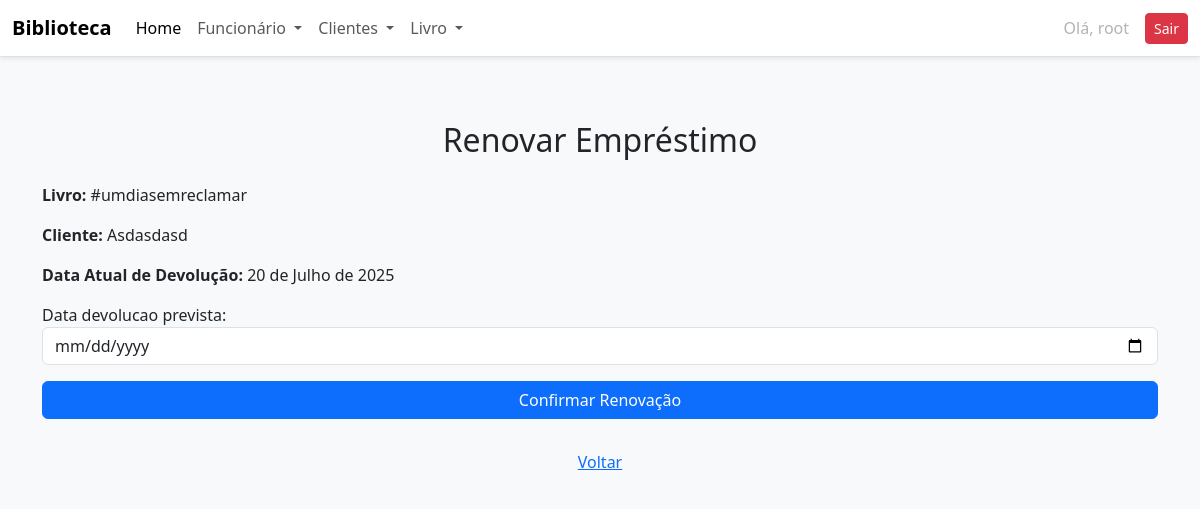
Page /emprestimos/renovar/7/ (signed in) on the committed database.
### academico/models.py (models this page shows, shortened)
class Emprestimo(models.Model):
    cliente = models.ForeignKey(Cliente, on_delete=models.CASCADE)
    livro = models.ForeignKey(Livro, on_delete=models.CASCADE)
    data_retirada = models.DateField(default=timezone.now)
    data_devolucao_prevista = models.DateField()
    devolvido = models.BooleanField(default=False)
    status_ocorrencia = models.CharField(max_length=20, choices=STATUS_OCORRENCIA, default='normal')

class Livro(models.Model):
    titulo = models.CharField(max_length=200)
    autor = models.CharField(max_length=150)
    editora = models.CharField(max_length=100)
    ano_publicacao = models.PositiveIntegerField()
    isbn = models.CharField(max_length=20, unique=True)
    genero = models.CharField(max_length=20, choices=GENERO_CHOICES)
    quantidade_disponivel = models.PositiveIntegerField(default=1)
    foto = StdImageField(
        upload_to='fotos/alunos',
        variations={'thumb': (150, 150), 'medium': (300, 300)},
        blank=True,
        null=True
    )

class Cliente(models.Model):
    nome = models.CharField(max_length=100)
    cpf = models.CharField(max_length=14, unique=True)
    telefone = models.CharField(max_length=15)
    endereco = models.CharField(max_length=200)
    livro = models.ForeignKey(
        Livro, on_delete=models.RESTRICT, related_name="clientes")
    ativo = models.BooleanField(default=True)
    bloqueado = models.BooleanField(default=False)

### academico/views.py (the view)
# urls.py: path('emprestimos/renovar/<int:emprestimo_id>/', views.renovar_emprestimo, name='renovar_emprestimo'),
@login_required
def renovar_emprestimo(request, emprestimo_id):
    emprestimo = get_object_or_404(Emprestimo, id=emprestimo_id, devolvido=False)
    reservas = Reserva.objects.filter(livro=emprestimo.livro, notificado=False).exclude(cliente=emprestimo.cliente)
    if reservas.exists():
        messages.error(request, "Este livro está reservado para outro cliente e não pode ser renovado.")
        return redirect('lista_emprestimos')
    if request.method == 'POST':
        form = RenovacaoForm(request.POST, instance=emprestimo)
        if form.is_valid():
            form.save()
            messages.success(request, "Prazo de devolução renovado com sucesso.")
            return redirect('lista_emprestimos')
    else:
        form = RenovacaoForm(instance=emprestimo)
    return render(request, 'academico/renovar_emprestimo.html', {'form': form, 'emprestimo': emprestimo})

### academico/forms.py
class RenovacaoForm(forms.ModelForm):
    class Meta:
        model = Emprestimo
        fields = ['data_devolucao_prevista']
        widgets = {
            'data_devolucao_prevista': forms.DateInput(attrs={'type': 'date', 'class': 'form-control'}),
        }

### academico/templatetags/form_filters.py (called while the page is built)
@register.filter(name='add_class')
def add_class(field, css):
    return field.as_widget(attrs={"class": css})

### academico/templates/academico/renovar_emprestimo.html (shortened to what this page needs)
{% extends 'academico/base.html' %}
{% load form_filters %}
{% block content %}
<div class="container py-5">
    <h2 class="text-center mb-4">Renovar Empréstimo</h2>
    <p><strong>Livro:</strong> {{ emprestimo.livro.titulo }}</p>
    <p><strong>Cliente:</strong> {{ emprestimo.cliente.nome }}</p>
    <p><strong>Data Atual de Devolução:</strong> {{ emprestimo.data_devolucao_prevista }}</p>
    <form method="post">
        {{ form.data_devolucao_prevista.label_tag }}
        {{ form.data_devolucao_prevista|add_class:"form-control" }}
        <div class="d-grid mt-3">
            <button type="submit" class="btn btn-primary">Confirmar Renovação</button>
        </div>
    </form>
    <div class="text-center mt-4">
        <a href="{% url 'lista_emprestimos' %}" class="btn btn-link">Voltar</a>
    </div>
</div>
{% endblock %}

### academico/templates/academico/base.html (shortened to what this page needs)
<!DOCTYPE html>
<html lang="pt-br">
<head>
    <link href="https://cdn.jsdelivr.net/npm/bootstrap@5.3.6/dist/css/bootstrap.min.css" rel="stylesheet"
>
</head>
<body class="bg-light">
    <nav class="navbar navbar-expand-lg bg-white border-bottom shadow-sm">
        <div class="container-fluid">
            <a class="navbar-brand fw-bold" href="#">Biblioteca</a>
            <div class="collapse navbar-collapse" id="navbarNavDropdown">
                <ul class="navbar-nav">
                    <li class="nav-item">
                        <a class="nav-link active" href="{% url 'index' %}">Home</a>
                    </li>
                    <li class="nav-item dropdown">
                        <a class="nav-link dropdown-toggle" href="#" role="button"
                           data-bs-toggle="dropdown" aria-expanded="false">
                            Funcionário
                        </a>
                    </li>
                    <li class="nav-item dropdown">
                        <a class="nav-link dropdown-toggle" href="#" role="button"
                           data-bs-toggle="dropdown" aria-expanded="false">
                            Clientes
                        </a>
                    </li>
                    <li class="nav-item dropdown">
                        <a class="nav-link dropdown-toggle" href="#" role="button"
                           data-bs-toggle="dropdown" aria-expanded="false">
                            Livro
                        </a>
                    </li>
                </ul>
                {% if user.is_authenticated %}
      <ul class="navbar-nav ms-auto">
        <li class="nav-item">
          <div class="d-flex align-items-center gap-2">
            <span class="nav-link disabled mb-0">Olá, {{ user.username }}</span>
            <a class="btn btn-danger btn-sm" href="{% url 'logout' %}">Sair</a>
          </div>
        </li>
      </ul>
      {% endif %}
            </div>
        </div>
    </nav>
    {% block content %}
    {% endblock %}
</body>
</html>

### rows in the picture
Emprestimo: livro.titulo "#umdiasemreclamar", cliente.nome "Asdasdasd", data_devolucao_prevista "20 de Julho de 2025"

### other values in the picture
{{ user.username }} "root"
